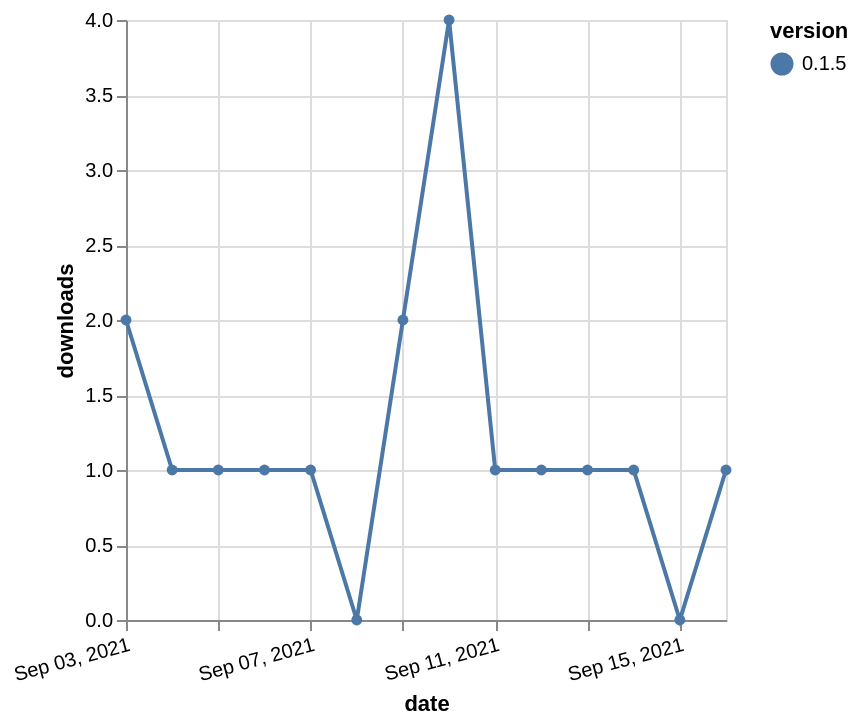

This figure's Vega-Lite source:
### Vega-Lite specification from a JSON file in a GitHub repository (floating-point values rounded to 4 significant figures)
{"$schema": "https://vega.github.io/schema/vega-lite/v5.json", "description": "A simple bar chart with embedded data.", "data": {"values": [{"date": "2021-09-03", "total": 42, "delta": 2, "version": "0.1.5"}, {"date": "2021-09-04", "total": 43, "delta": 1, "version": "0.1.5"}, {"date": "2021-09-05", "total": 44, "delta": 1, "version": "0.1.5"}, {"date": "2021-09-06", "total": 45, "delta": 1, "version": "0.1.5"}, {"date": "2021-09-07", "total": 46, "delta": 1, "version": "0.1.5"}, {"date": "2021-09-08", "total": 46, "delta": 0, "version": "0.1.5"}, {"date": "2021-09-09", "total": 48, "delta": 2, "version": "0.1.5"}, {"date": "2021-09-10", "total": 52, "delta": 4, "version": "0.1.5"}, {"date": "2021-09-11", "total": 53, "delta": 1, "version": "0.1.5"}, {"date": "2021-09-12", "total": 54, "delta": 1, "version": "0.1.5"}, {"date": "2021-09-13", "total": 55, "delta": 1, "version": "0.1.5"}, {"date": "2021-09-14", "total": 56, "delta": 1, "version": "0.1.5"}, {"date": "2021-09-15", "total": 56, "delta": 0, "version": "0.1.5"}, {"date": "2021-09-16", "total": 57, "delta": 1, "version": "0.1.5"}]}, "width": "container", "mark": {"type": "line", "point": {"filled": true}}, "encoding": {"x": {"field": "date", "type": "temporal", "timeUnit": "yearmonthdate", "title": "date", "axis": {"labelAngle": -15}}, "y": {"field": "delta", "type": "quantitative", "title": "downloads"}, "color": {"field": "version", "type": "nominal"}, "tooltip": {"field": "delta"}}}
